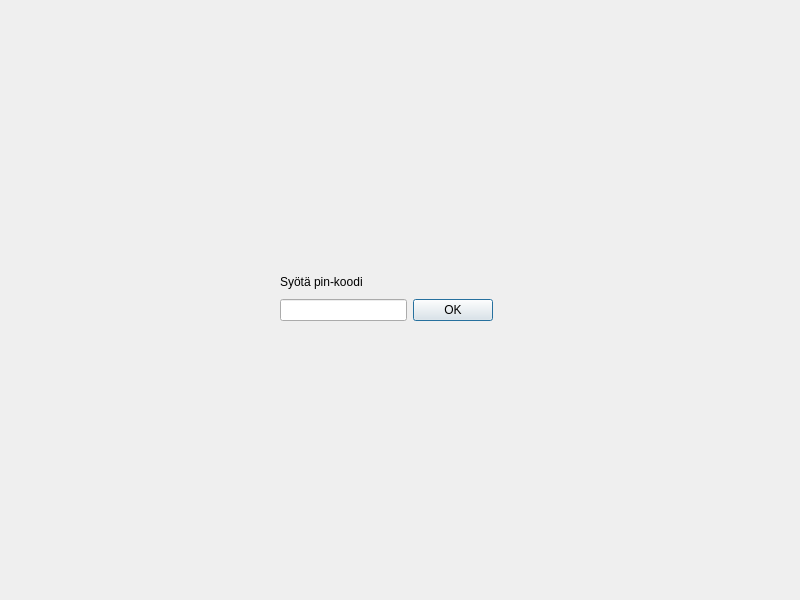
<?xml version="1.0" encoding="UTF-8"?>
<ui version="4.0">
 <class>pin</class>
 <widget class="QDialog" name="pin">
  <property name="geometry">
   <rect>
    <x>0</x>
    <y>0</y>
    <width>800</width>
    <height>600</height>
   </rect>
  </property>
  <property name="windowTitle">
   <string>Dialog</string>
  </property>
  <widget class="QWidget" name="layoutWidget">
   <property name="geometry">
    <rect>
     <x>280</x>
     <y>270</y>
     <width>213</width>
     <height>51</height>
    </rect>
   </property>
   <layout class="QGridLayout" name="gridLayout">
    <item row="0" column="0">
     <widget class="QLabel" name="label">
      <property name="text">
       <string>Syötä pin-koodi</string>
      </property>
     </widget>
    </item>
    <item row="1" column="0">
     <widget class="QLineEdit" name="linePin">
      <property name="maxLength">
       <number>4</number>
      </property>
     </widget>
    </item>
    <item row="1" column="1">
     <widget class="QPushButton" name="buttonPinOk">
      <property name="text">
       <string>OK</string>
      </property>
     </widget>
    </item>
   </layout>
  </widget>
 </widget>
 <resources/>
 <connections/>
</ui>
